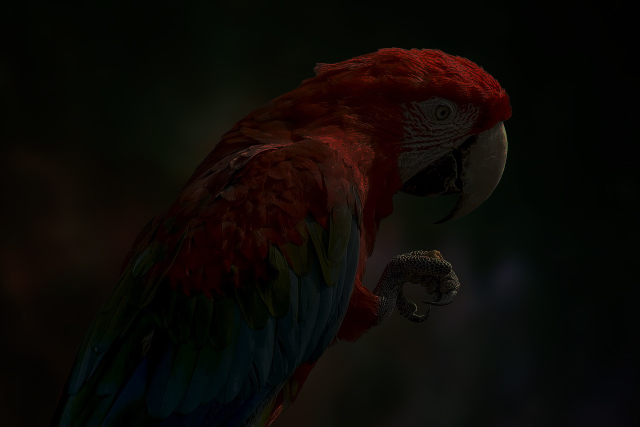
#> input picture parrot.jpg, 1280 x 853 px (shown at 1/2 size)
$ jupyter execute Histogram.ipynb
#> lines starting #> are read from the running program, lines starting #| are printed output that depends on the picture
# Ex. No: 03
## Histogram Equalization Using OpenCV (Grayscale & Color Images)

**Name :** Deepak S    **Reg. No :** 212224230053    **Slot No :** ___________________

### Write a Python program using OpenCV to perform histogram equalization on the given grayscale image **"parrot.jpg"**.

The program should:

- Import the required libraries (**OpenCV, NumPy, Matplotlib**).
- Read the image **"parrot.jpg"** in **grayscale** format.
- Display the grayscale image and plot its histogram.
- Perform **histogram equalization** on the grayscale image using `cv2.equalizeHist()` to enhance its contrast.
- Using Matplotlib, display the following in a **2 × 2 grid layout**:
  - Original Grayscale Image
  - Histogram of Original Image
  - Enhanced (Equalized) Image
  - Histogram of Enhanced Image

[cell 1]
# Import required libraries
import cv2
from matplotlib import pyplot as plt

[cell 2]
# Read the image in grayscale format
image = cv2.imread('parrot.jpg')
#> image is the input picture: shape (853, 1280, 3); mean B, G, R 5.6, 9, 12.4
gray_image = cv2.cvtColor(image, cv2.COLOR_BGR2GRAY)
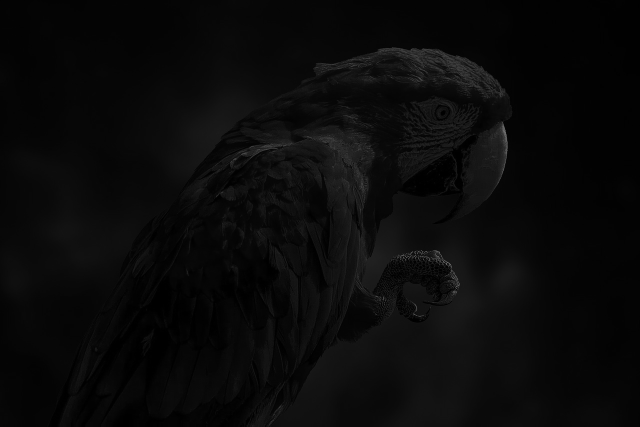
#> gray_image: shape (853, 1280) (shown at 1/2 size); min 0, max 132, mean 9.6

[cell 3]
# Display the grayscale image.
plt.imshow(gray_image, cmap='gray')
plt.title('Original Grayscale Image')
plt.axis('off')

[cell 4]
# Plot the histogram of the grayscale image
hist_original = cv2.calcHist([gray_image], [0], None, [256], [0, 256])
#> hist_original = 256 values, max 120926 at index 4, min 0 at index 122, mean 4265
plt.plot(hist_original, color='black')
plt.title('Original Histogram')
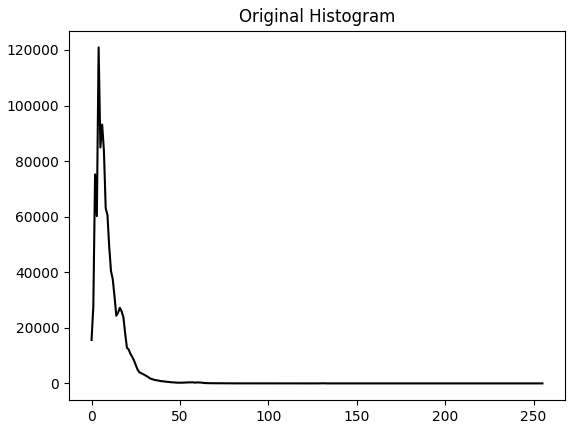
#> figure drawn by matplotlib, 1 panel; curve peaks at x = 4, y = 120926

[cell 5]
plt.hist(image.ravel(),256,range=[0,256]);
plt.title('Original Histogram')
plt.show
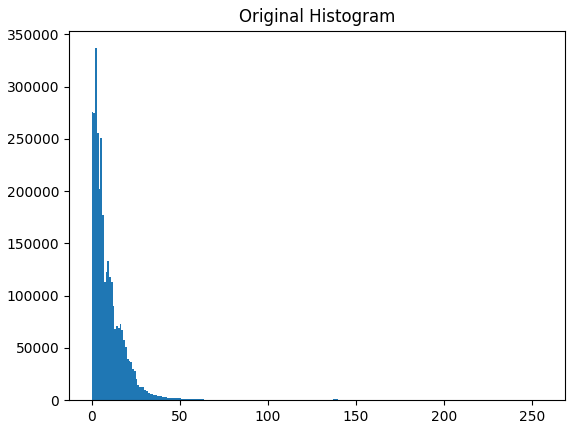
#> figure drawn by matplotlib, 1 panel; tallest bar 336652 high, from x = 2 to 3

[cell 6]
# Perform histogram equalization
equalized_image = cv2.equalizeHist(gray_image)
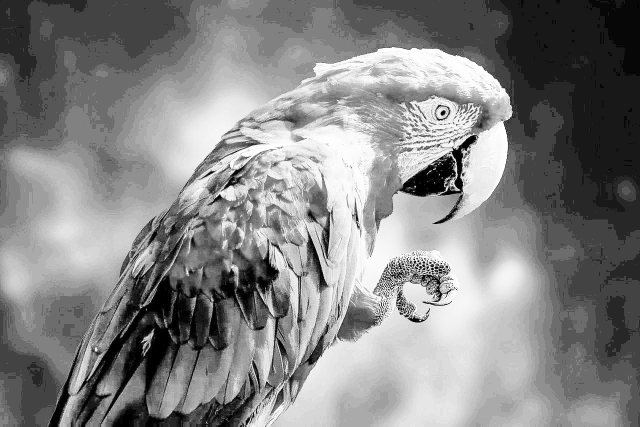
#> equalized_image: shape (853, 1280) (shown at 1/2 size); min 0, max 255, mean 132.7

[cell 7]
plt.hist(equalized_image.ravel(),256,range=[0,256]);
plt.title('Original Histogram')
plt.show
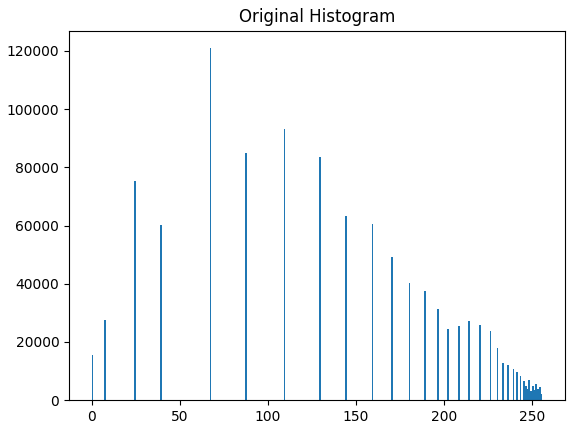
#> figure drawn by matplotlib, 1 panel; tallest bar 120926 high, from x = 67 to 68

[cell 8]
# Display [1] the Original Image (Gray Image) and its Histogram, and [2] the Enhanced Image and its Histogram using a 2×2 layout in Matplotlib.
plt.imshow(equalized_image, cmap='gray')
plt.title('Original Image')
plt.show()

### Write a Python program using OpenCV to perform color image enhancement through histogram equalization in the HSV color space on the given image **"parrot.jpg"**.

The program should:

- Import the required libraries (**OpenCV, NumPy, Matplotlib**).
- Read the color image **"parrot.jpg"**.
- Plot the **histogram of the original color image** (use the **B, G, and R** channels).
- Convert the image from **BGR to HSV** color space.
- Apply **histogram equalization** to one specific channel to improve brightness and contrast using `cv2.equalizeHist()`.
- Convert the enhanced HSV image back to **BGR** format.
- Using Matplotlib, display the following in a **2 × 2 grid layout**:
  - Original Color Image
  - Histogram of Original Image (BGR channels)
  - Enhanced Color Image
  - Histogram of Enhanced Image (BGR channels)

[cell 9]
# Import required libraries
import cv2
import numpy as np
import matplotlib.pyplot as plt

[cell 10]
# Read the colorgiven parrot.jpg image.
img = cv2.imread('parrot.jpg', cv2.IMREAD_COLOR)

[cell 11]
# Plot the histogram of colour image
plt.hist(image.ravel(),256,range=[0,256]);
plt.title('Original Histogram')
plt.show

[cell 12]
# Convert to HSV.
img_hsv = cv2.cvtColor(image, cv2.COLOR_BGR2HSV)
#> img_hsv: shape (853, 1280, 3); mean H, S, V 42.1, 165.9, 14.5

[cell 13]
# Perform histogram equalization
img_hsv[:,:,2] = cv2.equalizeHist(img_hsv[:, :, 2])
#> img_hsv: shape (853, 1280, 3); mean H, S, V 42.1, 165.9, 131

[cell 14]
# Convert back to BGR format
img_eq = cv2.cvtColor(img_hsv, cv2.COLOR_HSV2BGR)
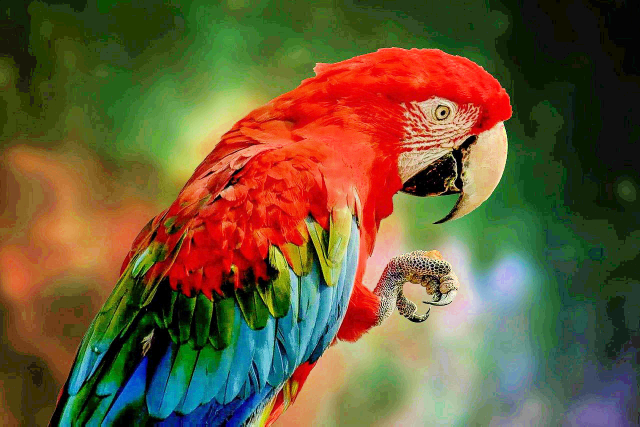
#> img_eq: shape (853, 1280, 3) (shown at 1/2 size); mean B, G, R 55.1, 90.2, 106.1

[cell 15]
# Display
plt.subplot(121); plt.imshow(img[:, :, ::-1]); plt.title('Original Color Image')
plt.subplot(122); plt.imshow(img_eq[:, :, ::-1]); plt.title('Equalized Image')
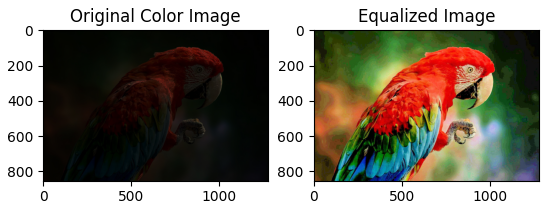
#> figure drawn by matplotlib, 2 panels

[cell 16]
plt.hist(img_eq.ravel(),256,range = [0, 256]); plt.title('Histogram Equalized');plt.show()
#> after `plt.hist(img_eq.ravel(), 256, range=[0, 256])`:
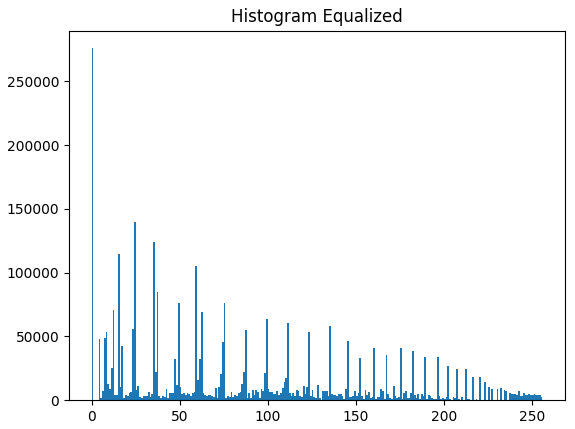
#> figure drawn by matplotlib, 1 panel; tallest bar 275881 high, from x = 0 to 1

[cell 17]
# Display the images.
#plt.figure(figsize = (20,10))
plt.subplot(221); plt.imshow(img[:, :, ::-1]); plt.title('Original Color Image')
plt.subplot(222); plt.imshow(img_eq[:, :, ::-1]); plt.title('Equalized Image')
plt.subplot(223); plt.hist(img.ravel(),256,range = [0, 256]); plt.title('Original Image')
plt.subplot(224); plt.hist(img_eq.ravel(),256,range = [0, 256]); plt.title('Histogram Equalized');plt.show()
#> after `plt.subplot(224)`:
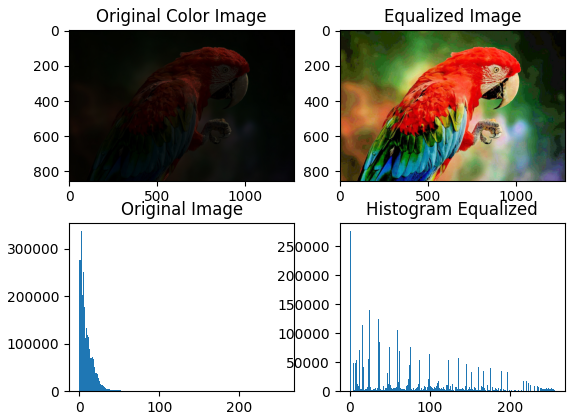
#> figure drawn by matplotlib, 4 panels; panel 3: tallest bar 336652 high, from x = 2 to 3; panel 4: tallest bar 275881 high, from x = 0 to 1
